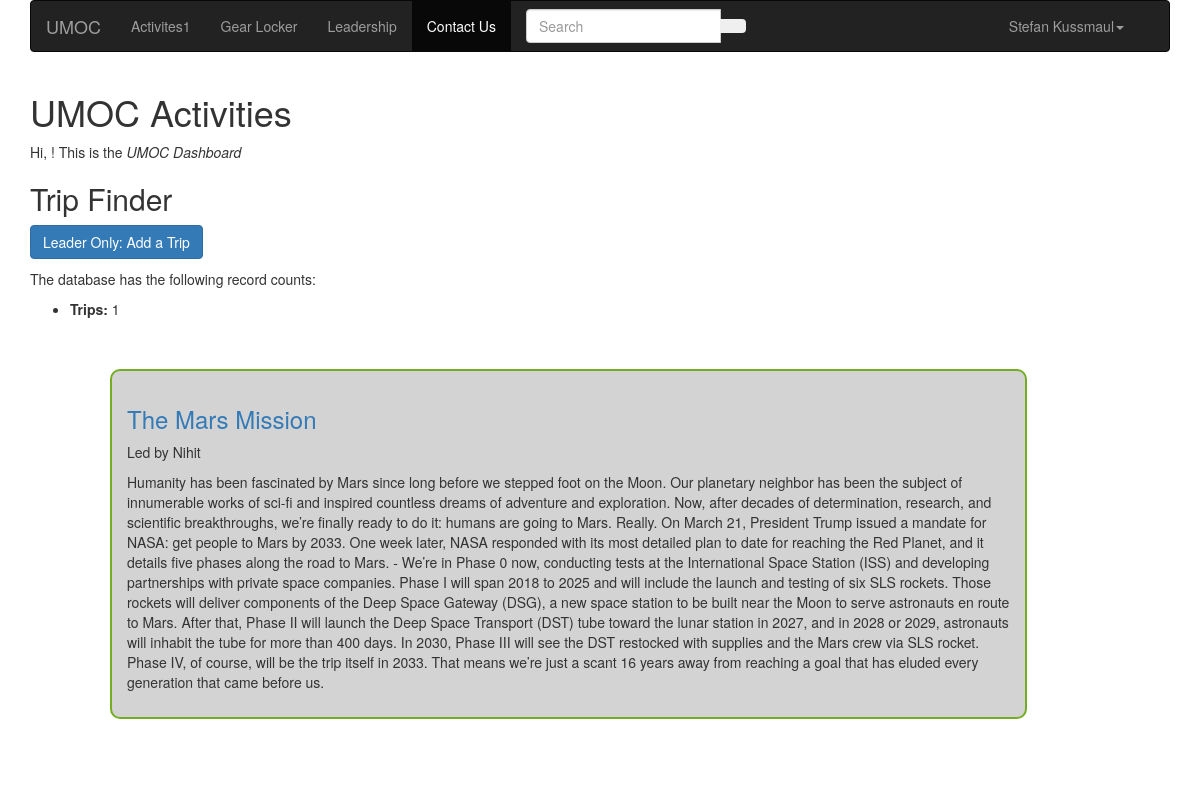
The page /dashboard/ on the database as committed earlier.
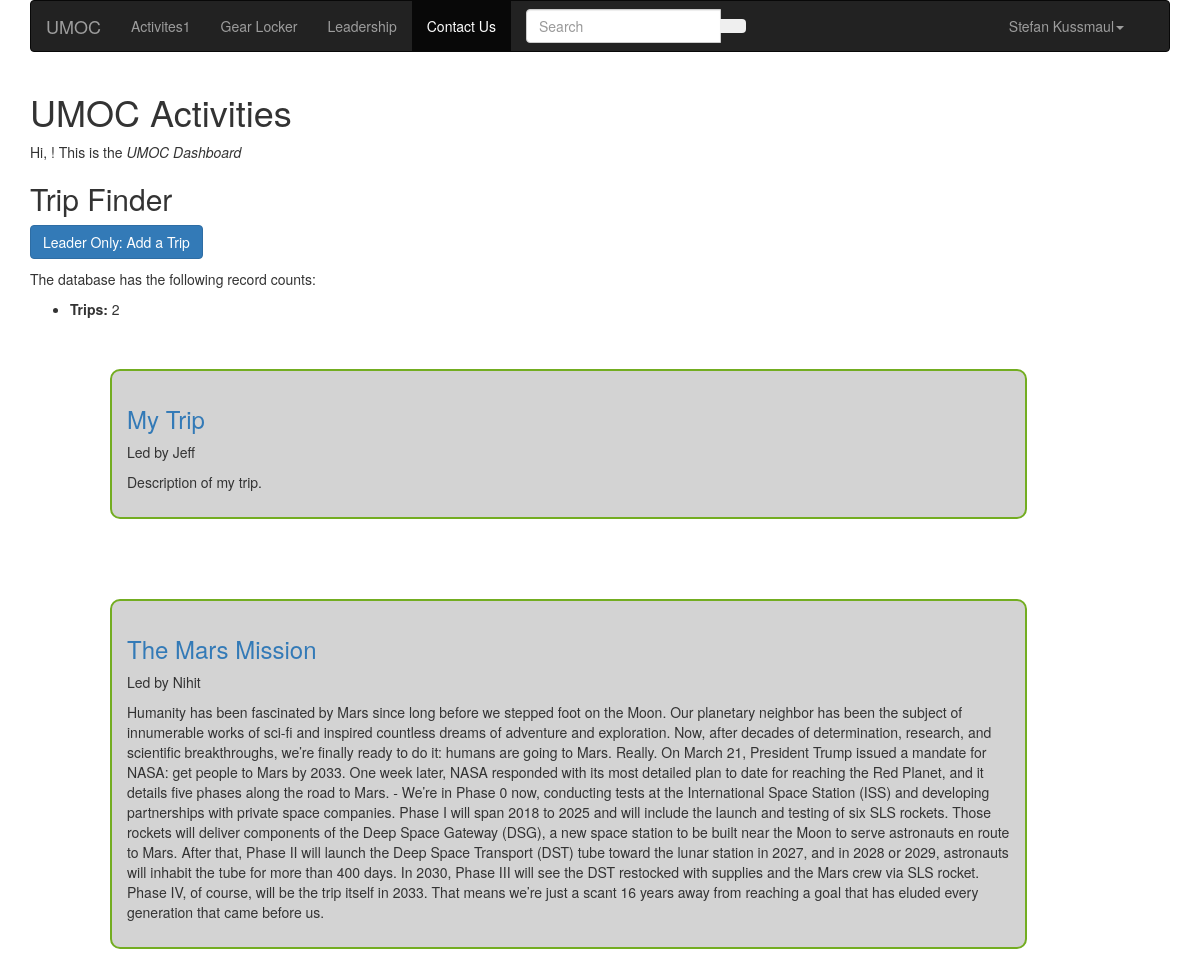
The same page on the database as committed later.
### umoc/models.py (models this page shows, shortened)
class Trip(models.Model):
	name = models.CharField(max_length=20, help_text='Enter Trip Name')
	description = models.TextField(help_text='Enter description and informatin for trip')
	num_seats = models.PositiveSmallIntegerField(verbose_name='Number of Seats', help_text='Enter number of seats available for the trip')
	thumbnail = models.ImageField(help_text='Upload an image to show alongside this trip')
	start_time = models.DateTimeField(help_text='Select Start Time of the Trip')
	end_time = models.DateTimeField(help_text='Select End Time of the Trip')
	cancelled = models.BooleanField(default=False, help_text='Click to Cancel')
	TAGS = (
		('r', 'Rock Climbing'),
		('h', 'Hiking'),
		('s', 'Ski and Board'),
		('sk', 'Skiing'),
		('sn', 'Snowboarding'),
		('c', 'Cabin Trip'),
	)
	tag = models.CharField(max_length=2, choices=TAGS, blank=True, help_text='Select a tag to help classify this trip')
	leader = models.ForeignKey(User, on_delete=models.SET_NULL, null=True, help_text='Select a user to be in charge of organizing and leading this trip', verbose_name='Trip Leader/Organizer', related_name='trip_leader') # NOTE: NOT SURE IF ON_DELETE AND NULL ARE SET AS WE WANT
	participants = models.ManyToManyField(User, help_text='Select users who are signed up to go on the trip') # TODO: VALIDATE IT IS LESS THAN NUM_SEATS. Also, figure out if this works.
	class Meta:
		ordering = ['start_time']
	def get_absolute_url(self):
		return reverse('trip_info', args=[str(self.id)])

class User(models.Model):
	first_name = models.CharField(max_length=20, help_text='Enter your first name', verbose_name='First Name')
	last_name = models.CharField(max_length=20, help_text='Enter your last name', verbose_name='Last Name')
	dob = models.DateField(verbose_name='Date of Birth', help_text='Enter your birth date in the format "YYYY-MM-DD"')
	email = models.EmailField(max_length=30, unique=True, help_text='Enter your email address')
	password = models.CharField(max_length=20) # TODO: store safely using dedicated authentication
	profile_img = models.ImageField(verbose_name='Profile Image')
	phone_num = models.CharField(max_length=10, verbose_name='Phone Number', validators=[phone_regex])
	contact_name = models.CharField(max_length=40, help_text='Enter name of an emergency contact', blank=True)
	contact_phone = models.CharField(max_length=10, verbose_name='Contact Phone Number', help_text='Enter phone number for emergency contact', validators=[phone_regex], blank=True)
	can_comment = models.BooleanField(help_text='Set whether user can leave comments on trips', default=True)
	can_join_trip = models.BooleanField(help_text='Allow user to sign up for trips?', default=False)
	ADMIN_LEVELS = (
		('u', 'User'),
		('l', 'Leader'),
		('a', 'Admin'),
	)
	admin_level = models.CharField(max_length=1, choices=ADMIN_LEVELS, default='u')
	class Meta:
		ordering = ['last_name', 'first_name', 'admin_level']

### umoc/views.py (the view)
# urls.py: path('dashboard/', views.TripListView.as_view(), name='dashboard'),
class TripListView(generic.ListView):
	model = Trip
	template_name = 'dashboard.html'  # Specify your own template name/location
	num_trips=Trip.objects.all().count()
	def get_context_data(self, **kwargs):
		context = super(TripListView, self).get_context_data(**kwargs)
		context['some_data'] = 'This is just some data'
		context['count'] = self.get_queryset().count()
		return context

### umoc/templates/dashboard.html (shortened to what this page needs)
{% extends "template.html" %}
{% block content %}
<div class="row">
	<div class="col-md-12">
		<h1>UMOC Activities</h1>
		<p>Hi, {{ user.first_name }}! This is the <em>UMOC Dashboard</em></p>
		<h2>Trip Finder</h2>
		<a href = "{% url 'admin_trip_planner'%}">
			<button type="button" class="btn btn-primary">
				Leader Only: Add a Trip
			</button>
		</a>
		<p>The database has the following record counts:</p>
		<ul>
			<li><strong>Trips:</strong> {{ count }}</li>
		</ul>
		{% if trip_list %}
			<ul>
				{% for trip in trip_list %}
					<div class = "col-xs-10" style ="background-color:#D3D3D3;	margin: 4rem; padding: 1.5rem; border: 2px solid #73AD21; border-radius: 10px;">
						<h3>
							<a href="{{ trip.get_absolute_url }}">{{ trip.name }} </a>
						</h3>
						<p>Led by {{ trip.leader.first_name }}</p>
						<p>{{ trip.description }}</p>
					</div>
				{% endfor %}
			</ul>
		{% else %}
			<p>There are no trips in the database.</p>
		{% endif %}
	</div>
</div>
{% endblock %}

Rows that differ between the two databases and show on the page:
added Trip: name "My Trip", leader.first_name "Jeff", description "Description of my trip."
Other text that changed with them:
{{ count }}: "1" → "2"
